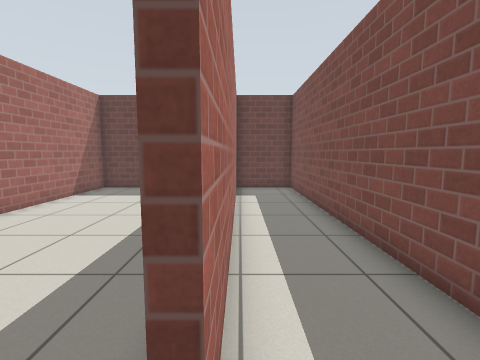
[1] (above)

12 first-person views from a walk through a robot-simulator world made for Gazebo. The camera is 0.97 m above the floor, tilts 6° down and sees 85° across. The floor is counted in squares, 0.5 m on a side. Each view is taken from the middle of a square. On the plan, view 1 faces up. The plan holds only what a view shows up to about 15 squares ahead; the rest is blank. Simple patterns stand in for the simulator's built-in surfaces.

[2]
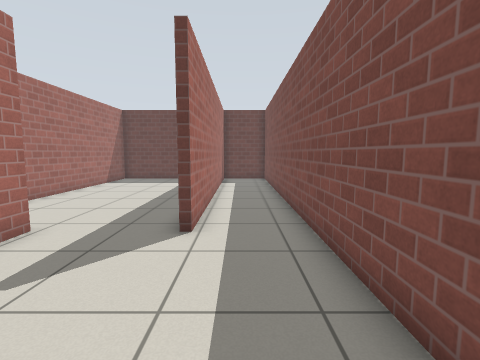

[3]
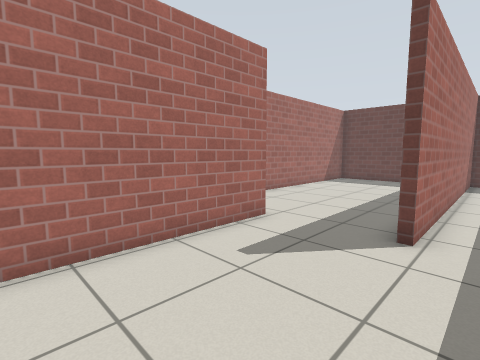

[4]
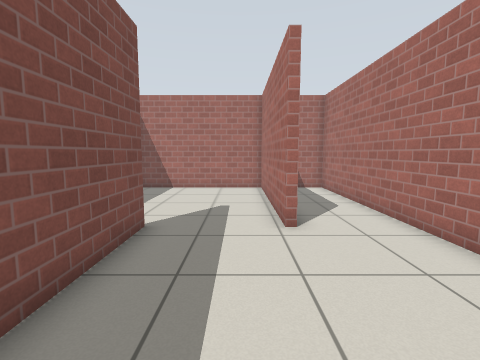

[5]
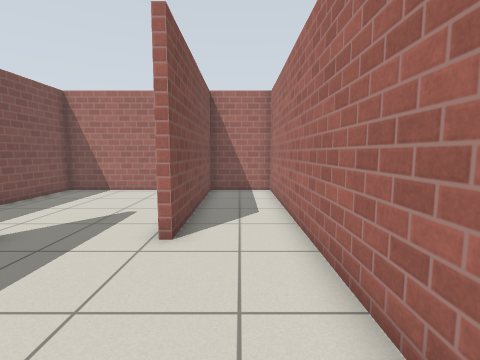

[6]
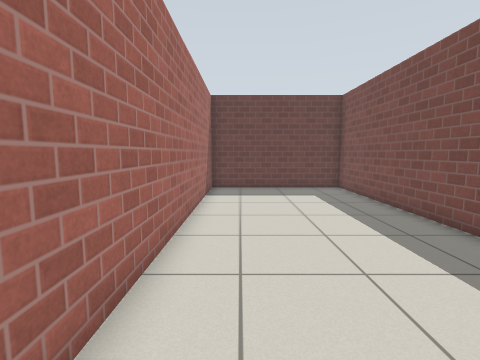

[7]
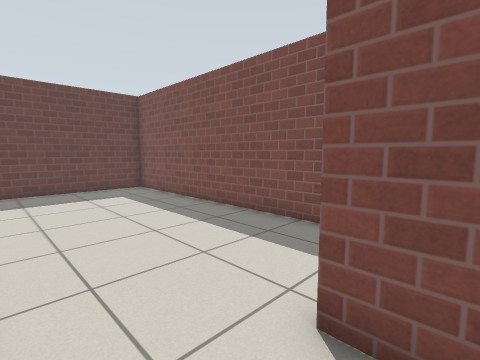

[8]
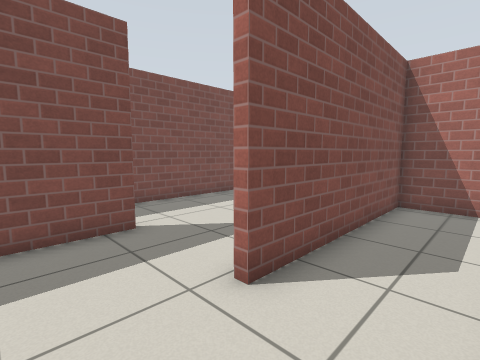

[9]
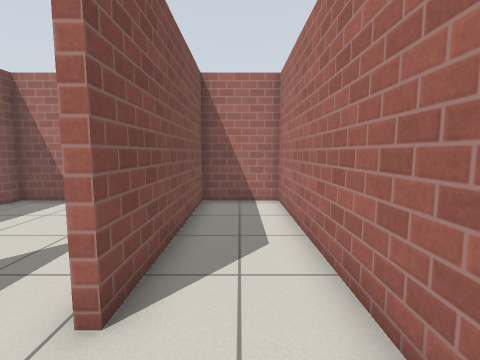

[10]
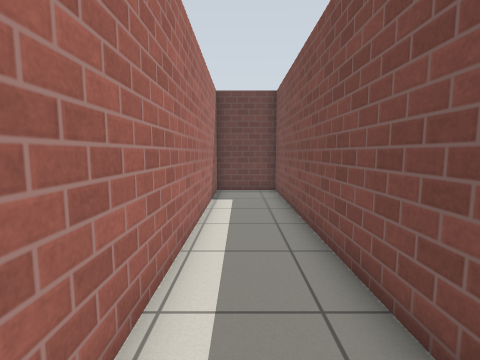

[11]
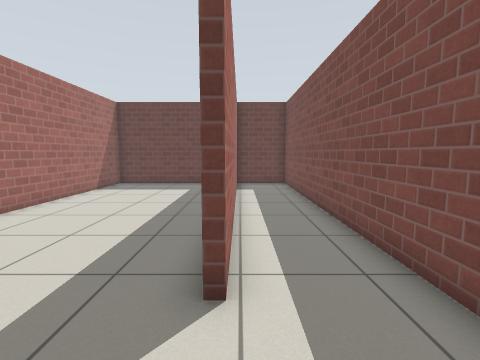

[12]
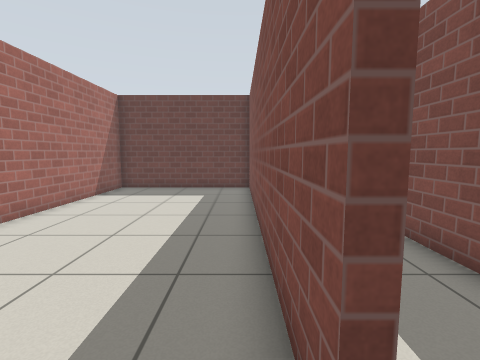

### Floor plan
Points are (right, up) in squares from view 1. A wall is a line through its corners. A room is listed if a view was taken in it or the views show most of it. See-through windows are left out.
Room 1 (views 1, 2, 3, 10, 11, 12)
walls: (-4.2, 1.4) (-4.2, -6.5) (2.8, -6.5) (2.8, 14.4) (-0.2, 14.4) (-0.2, 1.2)
ways out: opening at (-2, 2) to room 2
Room 2 (views 4, 5, 6, 7, 8, 9)
walls: (-0.5, 1.2) (-0.5, 14.4) (-7.6, 14.4) (-7.6, -6.5) (-4.5, -6.5) (-4.5, 1.4)
ways out: opening at (-2, 2) to room 1

Positions as (right, up) in squares from view 1, and headings:
1: (0, 0), facing up
2: (1, -5), facing up
3: (1, -5), facing up-left
4: (-3, 8), facing down
5: (-6, 7), facing down
6: (-6, 0), facing up
7: (-7, 0), facing up-right
8: (-7, 4), facing down-right
9: (-6, 4), facing down
10: (1, 1), facing up
11: (0, -2), facing up
12: (-1, 0), facing up
